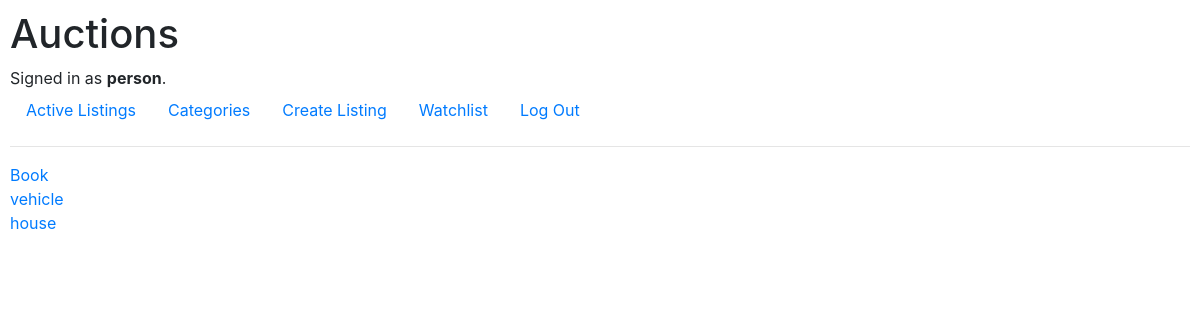
The page /categories (signed in) on the database its author committed.
### auctions/models.py (models this page shows, shortened)
class User(AbstractUser):
    watchlist=models.ManyToManyField('Listing',blank=True,related_name="watchlisted_by")

class Listing(models.Model):
    title=models.CharField(max_length=60)
    description=models.TextField()
    starting_bid=models.DecimalField(max_digits=10, decimal_places=2)
    image_url=models.URLField(blank=True,null=True)
    category=models.CharField(max_length=60,blank=True,null=True)
    is_active=models.BooleanField(default=True)
    created_at=models.DateTimeField(auto_now_add=True)
    created_by=models.ForeignKey(User,on_delete=models.CASCADE,related_name='listings')

### auctions/views.py (the view)
# urls.py: path("categories",views.categories,name="categories"),
def categories(request):
    active_listings = Listing.objects.filter(is_active=True)
    all_categories=[]
    for listing in active_listings:
        curr_category=listing.category
        if curr_category and curr_category not in all_categories:
            all_categories.append(curr_category)
    return render(request,"auctions/categories.html",{
        "all_categories":all_categories
    })

### auctions/templates/auctions/categories.html
{% extends "auctions/layout.html" %}
{% block body %}
    {% for category in all_categories %}
        <div>
            <a href="{% url 'category' category %}">{{ category }}</a>
        </div>
    {% empty %}
        <p>no available categories</p>
    {% endfor %}
{% endblock %}

### auctions/templates/auctions/layout.html (shortened to what this page needs)
{% load static %}
<!DOCTYPE html>
<html lang="en">
    <head>
        <link rel="stylesheet" href="https://stackpath.bootstrapcdn.com/bootstrap/4.4.1/css/bootstrap.min.css">
        <link href="{% static 'auctions/styles.css' %}" rel="stylesheet">
    </head>
    <body>
        <h1>Auctions</h1>
        <div>
            {% if user.is_authenticated %}
                Signed in as <strong>{{ user.username }}</strong>.
                {% else %}
                Not signed in.
            {% endif %}
        </div>
        <ul class="nav">
            <li class="nav-item">
                <a class="nav-link" href="{% url 'index' %}">Active Listings</a>
            </li>
            <li>
                <a class="nav-link" href="{% url 'categories' %}">Categories</a>
            </li>
            {% if user.is_authenticated %}
                <li>
                    <a class="nav-link" href="{% url 'create' %}">Create Listing</a>
                </li>
                <li class="nav-item">
                    <a class="nav-link" href="{% url 'watchlist' user.id %}">Watchlist</a>
                </li>
                <li class="nav-item">
                    <a class="nav-link" href="{% url 'logout' %}">Log Out</a>
                </li>
            {% endif %}
        </ul>
        <hr>
        {% block body %}
        {% endblock %}
    </body>
</html>

### auctions/static/auctions/styles.css (style rules this page uses)
body { padding: 10px; }

### rows shown on the page
User: username "person"
Listing: all_categories "Book"
Listing: all_categories "vehicle"
Listing: all_categories "house"
